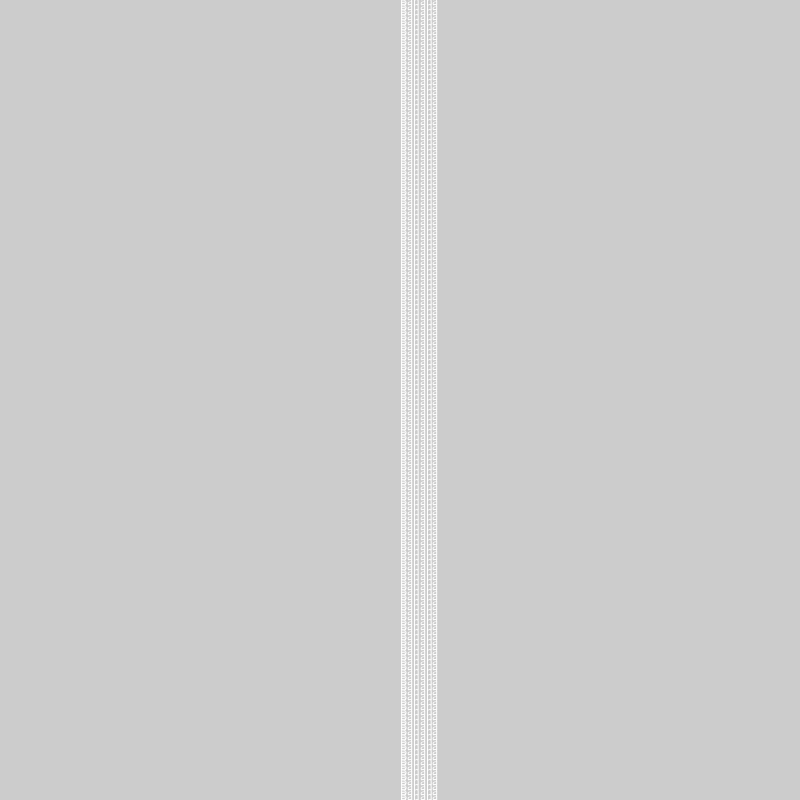
Frame 1 (no input)
Frame 60 (the mouse pressed at the canvas centre just before this capture): identical to frame 1, image omitted
Frame 120 (the mouse held since frame 60 and released just before this capture): identical to frame 1, image omitted

The Processing sketch that drew this single still picture (run headless with seeded random() and noise(); from frame 60 on, the mouse is pressed at the canvas centre):

// Processing sketch: Banana4eva
// ── Banana4eva.pde
int y=0;

void setup(){
  size(800,800);
}


void draw(){
  for(int i = 0; i<1000; i++){
    text("Banana", 400, y);
    y += 5;
    
  }
}
